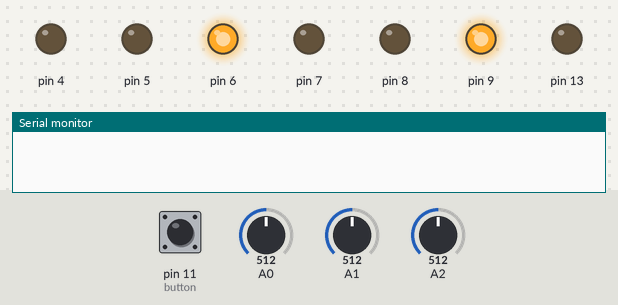
The sketch below on a simulated Arduino Uno, built with avr-gcc and run on an emulated ATmega328P. Parts: output pins drawn as LEDs (lit = HIGH), the last lines printed to the serial monitor. The inputs (shaded band) are chosen by the test bench; at power-on: pin 11 (button) HIGH, A0 = 512, A1 = 512, A2 = 512.

Above: at 1.2 s.
1.3 s: pin 11 (button) pulled LOW for 0.15 s
At 2.5 s:
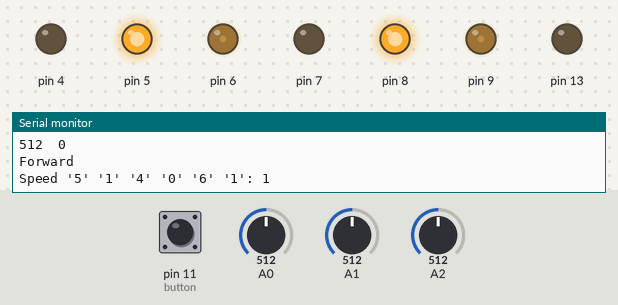
2.9 s: A0 set to 691
At 3.4 s:
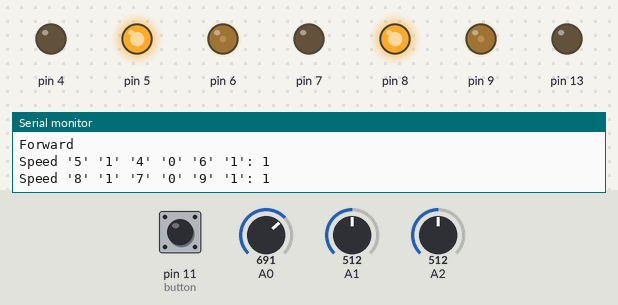
5.9 s: A0 set to 719
At 7.1 s:
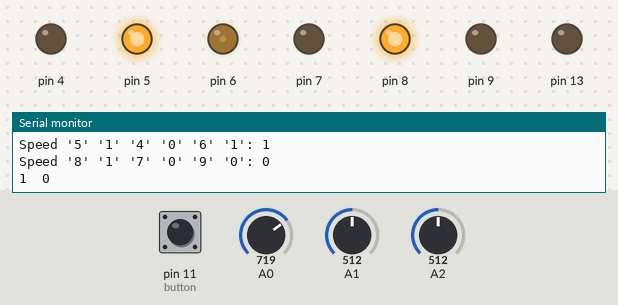
7.5 s: pin 11 (button) pulled LOW for 1 s
At 8.7 s:
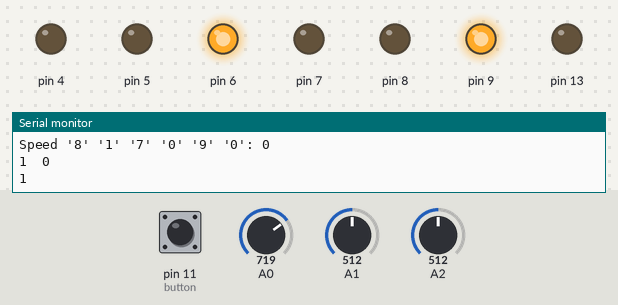
Timing chart, 0 to 10.5 s (numbered marks = the images above; inputs shaded):
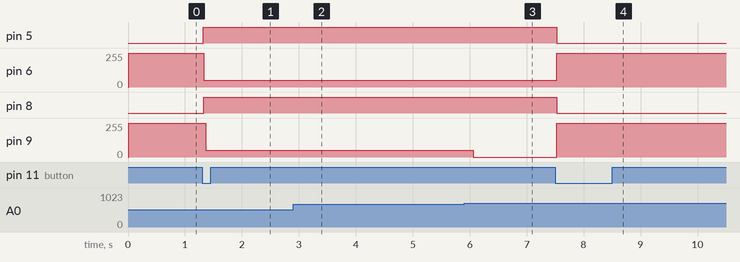

The sketch:

drifter.ino
```cpp
#include <Arduino.h>
#include <Button.h>
#include <LED.h>
#include <EEPROM.h>
#include "Robot.h"
#include "Motor.h"
#include "Commands.h"

Robot robot;
SerialCommands commands;
int left_ir = 0;
int center_ir = 1;
int right_ir = 2;
Button button(11, PULLUP);

void test() {
  Serial.println("WORKING");
}

void setup() {
    robot.init();
    pinMode(left_ir, INPUT);
    pinMode(center_ir, INPUT);
    pinMode(right_ir, INPUT);
    Serial.begin(9200);
    commands.begin(&Serial);
}

bool running = false;

void loop() {
    if (button.uniquePress()) {
        Serial.println(button.isPressed());
        running = !running;
    }
    delay(10);
    if (running) {
        Serial.println("START");
        bool left_reading = triggered(left_ir);
        bool center_reading = triggered(center_ir);
        bool right_reading = triggered(right_ir);

        if (left_reading && center_reading && right_reading) {
            Serial.println("Stop");
            robot.stop();
        } else if (left_reading) {
            Serial.println("Left");
            robot.setSpeed(1, 0);
        } else if (right_reading) {
            Serial.println("Right");
            robot.setSpeed(0, 1);
        } else {
            Serial.println("Forward");
            robot.setSpeed(1, 1);
        }
    } else {
        robot.stop();
    }
    return;
    commands.processSerial();
}

bool triggered(int pin) {
    int reading = analogRead(pin);
    Serial.print(reading);
    Serial.print("  ");
    Serial.println(reading > 700);
    return reading > 700;
}
```

Commands.cpp
```cpp
#include "Commands.h"

SerialCommands::SerialCommands() : _serial(0), _buffer_length(0), _number_commands(0)
{}

void SerialCommands::begin(Stream *serial) {
  this->_serial = serial;
}

void SerialCommands::addCommand(char command, bool (*callback)(SerialCommands*))
{
  _commands[_number_commands++] = { command, callback };
}

void SerialCommands::processSerial()
{
  while (Serial.available()) {
    byte in = Serial.read();

    if (in == '\r') {
      processCommand();
      _buffer_length = 0;
      _command_buffer[0] = 0;
      return;
    }
    if (_buffer_length == 254) {
      Serial.println("Buffer full, clearing buffer");
      _command_buffer[_buffer_length++] = in;
      _command_buffer[_buffer_length] = 0;
      return;
    }
      _command_buffer[_buffer_length++] = in;
      _command_buffer[_buffer_length] = 0;
  }
}

void SerialCommands::processCommand()
{
  if (_buffer_length < 3) {
    Serial.print("Error: command long long enough");
    return;
  }
  Serial.print("Receved: ");
  int command_id = _command_buffer[0] << 8 | _command_buffer[1];
  char command_char = _command_buffer[2];
  Serial.print(command_id);
  Serial.print(", ");
  Serial.print(command_char);
  Serial.println();
}
```

Commands.h
```cpp
#include <Arduino.h>

#ifndef Command_H
#define Command_H

class SerialCommands
{
public:
  SerialCommands();
  void begin(Stream *serial);
  void addCommand(char command, bool (*callback)(SerialCommands*));
  void processSerial();

private:

  struct Command {
    char command;
    bool (*callback)(SerialCommands*);
  };
  Command _commands[10];
  byte _number_commands;
  Stream *_serial;
  char _command_buffer[255];
  byte _buffer_length;

  void processCommand();
};

void serialEvent();

#endif // Command_H
```

Motor.cpp
```cpp
#include "Motor.h"

void Motor::_update() {
    switch (_state) {
        case MOVING:
            // Pick direction
            if (_speed >= 0) {
                digitalWrite(_forward_pin, HIGH);
                digitalWrite(_reverse_pin, LOW);
            } else {
                digitalWrite(_forward_pin, LOW);
                digitalWrite(_reverse_pin, HIGH);
            }
            Serial.print("Speed '");
            Serial.print(_forward_pin);
            Serial.print("' '");
            Serial.print(digitalRead(_forward_pin));
            Serial.print("' '");
            Serial.print(_reverse_pin);
            Serial.print("' '");
            Serial.print(digitalRead(_reverse_pin));
            Serial.print("' '");
            Serial.print(_enable_pin);
            Serial.print("' '");
            Serial.print(digitalRead(_enable_pin));
            Serial.print("': ");
            Serial.println(_speed);

            // Make the motors move
            if (_speed == 0) {
                digitalWrite(_enable_pin, LOW);
            } else {
                analogWrite(_enable_pin, map(_speed, 1, 10, _min_power, _max_power));
            }
            break;
        case STOPPED:
            digitalWrite(_forward_pin, LOW);
            digitalWrite(_reverse_pin, LOW);
            digitalWrite(_enable_pin, HIGH);
            break;
        case OFF:
            digitalWrite(_forward_pin, LOW);
            digitalWrite(_reverse_pin, LOW);
            digitalWrite(_enable_pin, LOW);
            break;
    }
}

Motor::Motor(int enable_pin, int forward_pin, int reverse_pin) :
        _speed(0),
        _state(OFF),
        _enable_pin(enable_pin),
        _forward_pin(forward_pin),
        _reverse_pin(reverse_pin),
        _max_power(255),
        _min_power(50) {
    pinMode(_enable_pin, OUTPUT);
    pinMode(_forward_pin, OUTPUT);
    pinMode(_reverse_pin, OUTPUT);
    _update();
}

void Motor::setSpeed(int8_t speed) {
    _state = MOVING;
    _speed = speed;
    _update();
}

void Motor::setMaxPower(uint8_t power) {
    _max_power = power;
    _update();
}

void Motor::setMinPower(uint8_t power) {
    _min_power = power;
    _update();
}

void Motor::stop() {
    _state = STOPPED;
    _update();
}

void Motor::off() {
    _state = OFF;
    _update();
}
```

Motor.h
```cpp
#include <Arduino.h>
#ifndef MOTOR_H
#define MOTOR_H

class Motor
{
    public:
        /** The state the motor can be in. */
        enum State {
            MOVING,  /** Causes the motor to spin. */
            STOPPED, /** Causes the to activly break, if the motor supports this. */
            OFF      /** Turns the motor off. */
        };

        /** Creates a motor object attached to the given pins.
         *
         *  \param enable_pin the h-bridge enable pin for the motor.
         *  \param forward_pin the h-bridge pin to make the motor spin forward.
         *  \param reverse_pin the h-bridge pin to make the motor spin in reverse.
         */
        Motor(int enable_pin, int forward_pin, int reverse_pin);

        /** Sets the speed of the motor.
         *
         *  \param speed the speed of the motor as a value from -10 to 10
         */
        void setSpeed(int8_t speed);

        /** Sets the maximum power of the motor
         *
         *  \param power the power level to set the maximum power to
         * */
        void setMaxPower(uint8_t power);

        /** Sets the minimum power of the motor
         *
         *  \param power the power level to set the minimum power to
         * */
        void setMinPower(uint8_t power);

        State state() { return _state; }
        int8_t speed() { return _speed; }
        uint8_t maxPower() { return _max_power; }
        uint8_t minPower() { return _min_power; }

        /** Causes the motors to break.
         *
         *  If the motors support breaking this causes them to activly break
         *  and resist movment, slowing them faster then off() otherwise it is
         *  equlivent to off().
         */
        void stop();

        /** Turns the motors off
         *
         *  Turns off the motors, but does not cause them to break or suddenly
         *  stop. Depending on the motor it might not stop stright away but
         *  will slowly come to a stop.
         */
        void off();

    private:
        int8_t _speed; /** The speed of the motor, holds a value from -10 to 10. */
        uint8_t _max_power; /** The maximum power needed to make the motor spin. */
        uint8_t _min_power; /** The minimum power needed to make the motor spin. */
        State _state; /** The state the motor is currently in. */
        uint8_t _enable_pin;
        uint8_t _forward_pin;
        uint8_t _reverse_pin;

        /** Updates the motors state to match the varibles above. */
        void _update();
};

#endif // MOTOR_H
```

Robot.cpp
```cpp
#include "Robot.h"

Robot::Robot() :
        led(13),
        button(10, PULLUP),
        _left_motor(6, 5, 4),
        _right_motor(9, 8, 7),
        _running(false),
        _speed(0),
        _state(OFF) {
    loadSettings();
}

void Robot::init() {
}

void Robot::loadSettings() {
    byte left_min = EEPROM.read(LEFT_MIN_POWER_ADDRESS);
    byte right_min = EEPROM.read(RIGHT_MIN_POWER_ADDRESS);

    if (right_min > 100 || left_min > 100) {
        left_min = 50;
        right_min = 50;
    } else {
        _left_motor.setMinPower(left_min);
        _right_motor.setMinPower(right_min);
    }
}

void Robot::saveSettings() {
}

void Robot::setSpeed(int speed) {
    setSpeed(speed, speed);
}

void Robot::setSpeed(int left, int right) {
    _left_motor.setSpeed(left);
    _right_motor.setSpeed(right);
    Serial.print(left);
    Serial.print("  ");
    Serial.println(right);
}

void Robot::stop() {
    _left_motor.stop();
    _right_motor.stop();
    _state = STOPPED;
}

void Robot::off() {
    _left_motor.off();
    _right_motor.off();
    _state = OFF;
}

bool Robot::isRunning() {
    return _state != STOPPED && _state != OFF;
}
```

Robot.h
```cpp
#include <Arduino.h>
#include "Motor.h"
#include <Button.h>
#include <LED.h>
#include <EEPROM.h>

#ifndef ROBOT_H
#define ROBOT_H

class Robot
{
    private:
        static const int LEFT_MIN_POWER_ADDRESS = 0;
        static const int RIGHT_MIN_POWER_ADDRESS = 1;

    public:
        enum State {
            FORWARD,
            REVERSE,
            STOPPED,
            OFF,
            ROTATING_LEFT,
            ROTATING_RIGHT
        };

        Robot();
        void init();
        void loadSettings();
        void saveSettings();
        void setSpeed(int speed);
        void setSpeed(int left, int right);
        void forward(int speed);
        void reverse(int speed);
        void stop();
        void off();

        bool isRunning();

        Button button;
        LED led;

    private:
        Motor _left_motor;
        Motor _right_motor;

        bool _running;
        int _speed;
        State _state;
};

#endif // ROBOT_H
```

Measured:
- the behaviour switches between 700 and 701 on A0 (found by bisection; images 2 and 3)
- after the input at 1.3 s, pin 5, pin 8: LOW → HIGH at once; pin 6: 255/255 → 50/255 at once; pin 9: 255/255 → 50/255 after 0.06 s
- after the input at 2.9 s, pin 6: stays 50/255 (without the input it goes to 255/255 after 3.0 s)
- after the input at 5.9 s, pin 9: 50/255 → 0/255 after 0.16 s
- after the input at 7.5 s, pin 5, pin 8: HIGH → LOW at once; pin 6: 50/255 → 255/255 at once; pin 9: 0/255 → 255/255 at once
